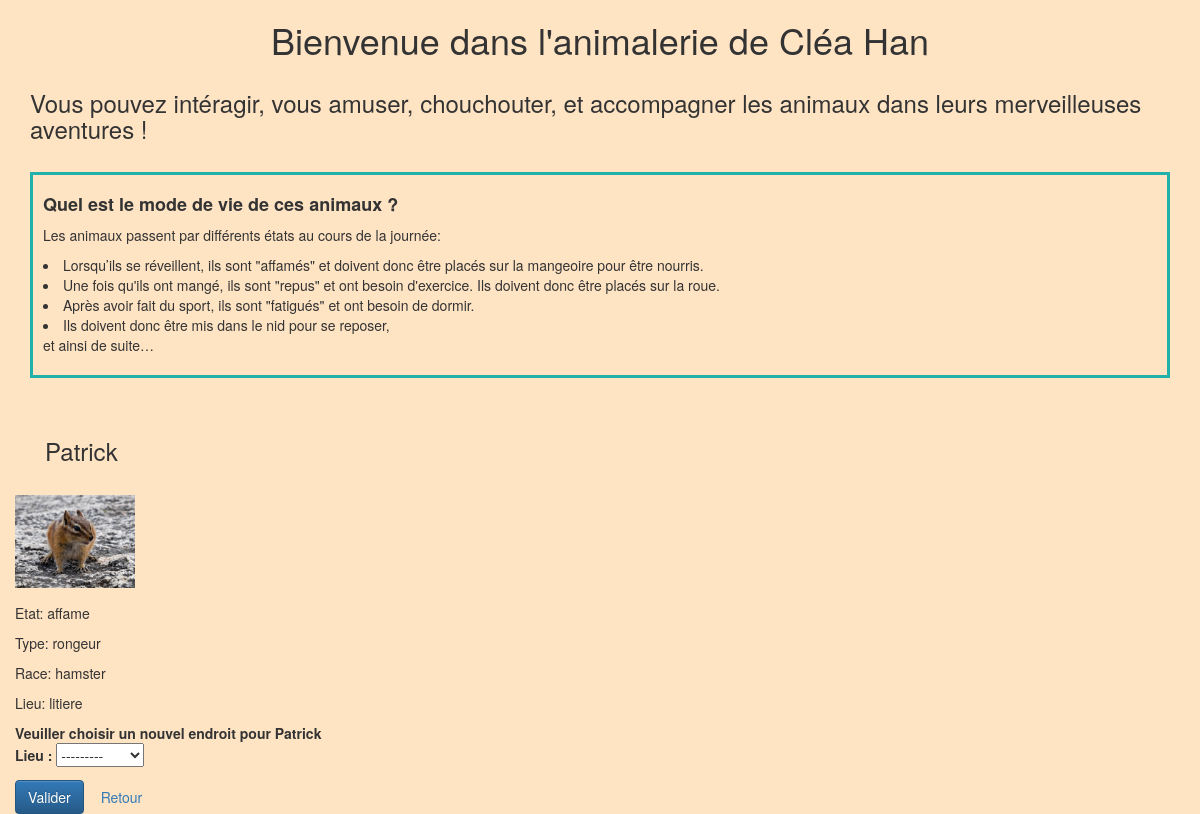
The page /animal/Patrick/ on the database as committed earlier.
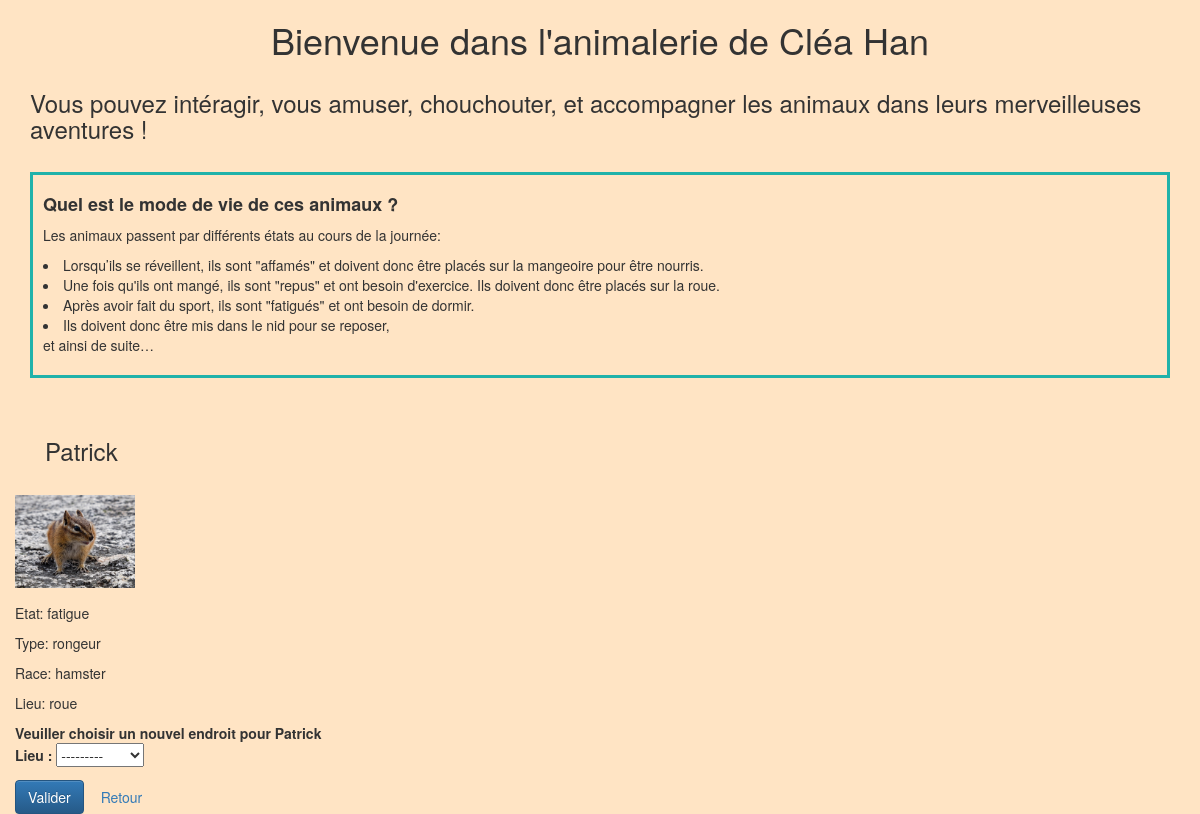
The same page on the database as committed later.
### animalerie/models.py (models this page shows, shortened)
class Animal(models.Model):
    id_animal = models.CharField(max_length=100, primary_key=True)
    etat = models.CharField(max_length=20)
    type = models.CharField(max_length=20)
    race = models.CharField(max_length=20)
    photo = models.CharField(max_length=200)
    lieu = models.ForeignKey(Equipement, on_delete=models.CASCADE)

class Equipement(models.Model):
    id_equip = models.CharField(max_length=100, primary_key=True)
    disponibilite = models.CharField(max_length=20)
    photo = models.CharField(max_length=200)
    def __str__(self):
        return self.id_equip

### animalerie/views.py (the view)
# urls.py: path('animal/<str:id_animal>/', views.post_detail, name='post_detail'),
def post_detail(request, id_animal):
    animal = get_object_or_404(Animal, id_animal=id_animal)
    lieu = animal.lieu
    form=MoveForm()
    if request.method == "POST":
        ancien_lieu = get_object_or_404(Equipement, id_equip=animal.lieu.id_equip)
        form = MoveForm(request.POST, instance=animal)
        if form.is_valid():
            form.save(commit=False)
            nouveau_lieu = get_object_or_404(Equipement, id_equip=animal.lieu.id_equip)
            if nouveau_lieu.disponibilite=="libre" and nouveau_lieu.id_equip=="mangeoire" and animal.etat=='affame':
                animal.etat="repus"
                animal.save()
                nouveau_lieu.disponibilite="occupe"
                nouveau_lieu.save()
                messages.add_message(request, messages.SUCCESS, 'Votre animal a bien été déplacé dans la mangeoire !')
            elif nouveau_lieu.disponibilite=="libre" and nouveau_lieu.id_equip=="roue" and animal.etat=='repus':
                ancien_lieu.disponibilite="libre"
                ancien_lieu.save()
                animal.etat="fatigue"
                animal.save()
                nouveau_lieu.disponibilite = "occupe"
                nouveau_lieu.save()
                messages.add_message(request, messages.SUCCESS, 'Votre animal a bien été déplacé dans la roue !')
            elif nouveau_lieu.disponibilite=="libre" and nouveau_lieu.id_equip=="nid" and animal.etat=='fatigue':
                ancien_lieu.disponibilite="libre"
                ancien_lieu.save()
                animal.etat="endormi"
                animal.save()
                nouveau_lieu.disponibilite = "occupe"
                nouveau_lieu.save()
                messages.add_message(request, messages.SUCCESS, 'Votre animal a bien été déplacé dans le nid !')
            elif nouveau_lieu.disponibilite=="libre" and nouveau_lieu.id_equip=="litiere" and animal.etat=='endormi':
                ancien_lieu.disponibilite="libre"
                ancien_lieu.save()
                animal.etat="affame"
                animal.save()
                nouveau_lieu.disponibilite = "libre"
                nouveau_lieu.save()
                messages.add_message(request, messages.SUCCESS, 'Votre animal a bien été déplacé dans la litière !')
            elif nouveau_lieu==ancien_lieu:
                messages.add_message(request, messages.WARNING, 'Votre animal est déjà à cet endroit.')
            else :
                print('message')
                messages.add_message(request, messages.ERROR, 'Désolé, vous ne pouvez pas déplacer cet animal à cet endroit.')
        return redirect('post_detail', id_animal=id_animal)
    else:
        form = MoveForm()
        return render(request,
                  'animalerie/post_detail.html',
                  {'animal': animal, 'lieu': lieu, 'form': form})

### animalerie/forms.py
class MoveForm(forms.ModelForm):
    class Meta:
        model = Animal
        fields = ('lieu',)

### animalerie/templates/animalerie/post_detail.html (shortened to what this page needs)
{% extends 'animalerie/base.html' %}
{% load static %}
{% block content %}
<div class="cards_ani">
    <article class="card">
        <header>
            <h3> {{ animal.id_animal }} </h3>
        </header>
        <img src='../../{{animal.photo}}' style="max-width: 120px; max-height: 100px; margin-bottom: 15px;" alt="Pas d'image"/>
        <p>Etat: {{ animal.etat }}</p>
        <p>Type: {{animal.type}} </p>
        <p>Race: {{animal.race}} </p>
        <p>Lieu: {{ animal.lieu }}</p>
    </article>
</div>
<form method="POST" class="post-form"> {% csrf_token %}
    <b> Veuiller choisir un nouvel endroit pour {{ animal.id_animal }} </b>
    {{ form.as_p }}
    <button type="submit" class="btn btn-primary">Valider</button>
    <a href="{% url 'animal_list' %}" class="btn btn-secondary" role="button">Retour</a>
</form>
</div>
{% endblock %}

Rows that differ between the two databases and show on the page:
changed Animal "Patrick": etat "affame" → "fatigue"; lieu "litiere" → "roue"
